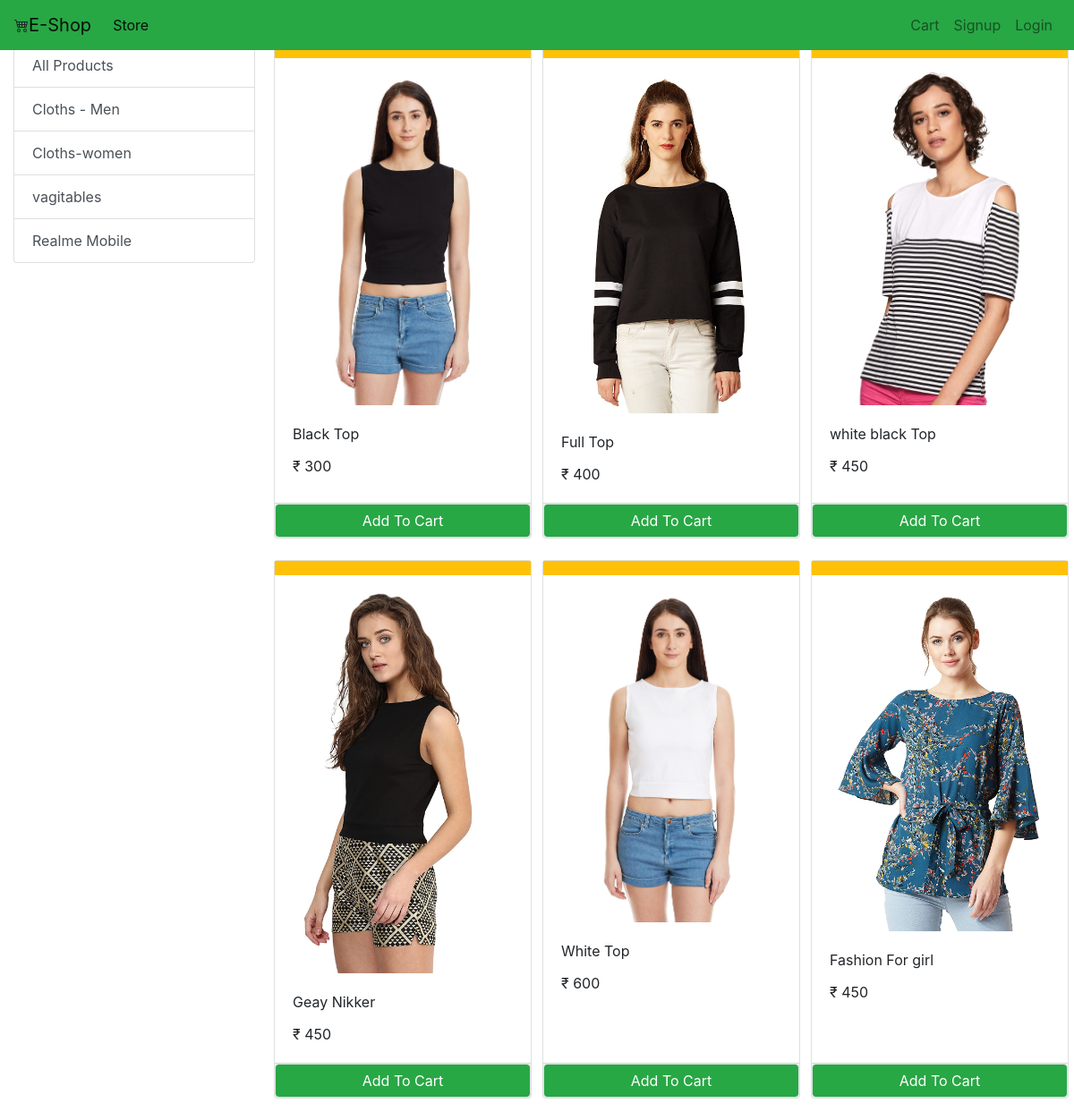
The app's page /?category=2 with its own data.
### store/models/category.py (models this page shows, shortened)
class Category(models.Model):
    name = models.CharField(max_length=20)
    @staticmethod
    def get_all_category():
        return Category.objects.all()

### store/models/product.py (models this page shows, shortened)
class Product(models.Model):
    name = models.CharField(max_length=50)
    price = models.IntegerField(default=0)
    category = models.ForeignKey(Category,on_delete=models.CASCADE,default=1)
    description = models.CharField(max_length=200,default='',null=True,blank=True)
    image = models.ImageField(upload_to='uploads/products/')
    @staticmethod
    def get_all_products_by_categoryid(category_id):
        if category_id:
            return Product.objects.filter(category = category_id)
        else:
            return Product.get_all_products()

### store/views.py (the view, shortened to what this page needs)
# urls.py: path('',views.index),
def index(request):
    cart = request.session.get('cart')
    if not cart:
        request.session['cart'] = {}
    product = None
    categories = Category.get_all_category()
    categoryID = request.GET.get('category')
    if categoryID:
        product = Product.get_all_products_by_categoryid(categoryID)
    else:
        product = Product.get_all_products()
    data = {}
    data['products'] = product
    data['categories'] = categories
    print('you are : ', request.session.get('email'))
    ''' take the product id in front end '''
    return render(request, 'index.html', data)

### store/templatetags/cart.py (called while the page is built)
@register.filter(name='is_in_cart')
def is_in_cart(product,cart):
    keys = cart.keys()
    for id in keys:
        try:
            if int(id) == product.id:
                return True
        except:
            pass
    return False

### store/templatetags/custom_filter.py (called while the page is built)
@register.filter(name='currency')
def currency(number):
    return "₹ "+str(number)

### templates/index.html (shortened to what this page needs)
{% extends 'base.html' %}
{% block body %}
{% load cart %}
{% load custom_filter %}
<div class="container-fluid">
    <div class="row mt-5">
        <div class="col-lg-3 mx-auto">
            <div class="list-group">
                <a href="/" class="list-group-item list-group-item-action ">All Products</a>
                {% for category in categories%}
                <a href="/?category={{category.id}}"
                   class="list-group-item list-group-item-action ">{{category.name}}</a>
                {% endfor %}
            </div>
        </div>
        <div id="products" class="col-lg-9 mx-auto">
            <div class="row" mx-auto>
                {% for product in products %}
                <div class="card mx-auto mb-4" id="{{product.id}}" style=" width: 18rem;">
                    <div class="shadow-none p-2 mb-3 bg-warning "></div>
                    <img src="{{ product.image.url }}" class="card-img-top" alt="Card image loding..">
                    <div class="card-body">
                        <p class="card-title">{{product.name}}</p>
                        <p class="card-text">{{product.price|currency}}</p>
                    </div>
                    <div class="card-footer p-0 no-gutters">
                        {% if product|is_in_cart:request.session.cart %}
                        <div class="row no-gutters">
                            <form action="/#{{product.id}}" method="post" class="col-2">
                                {% csrf_token %}
                                <input type="text" hidden name="product" value="{{product.id}}">
                                <input type="text" hidden name="remove" value="True">
                                <input type="submit" value=" - " class="btn btn-block btn-secondary">
                            </form>
                            <div class="text-center col ">{{ product | cart_quantity:request.session.cart }} in cart</div>
                            <form action="/#{{product.id}}" method="post" class="col-2">
                                {% csrf_token %}
                                <input type="text" hidden name="product" value="{{product.id}}">
                                <input type="submit" value=" + " class="btn btn-block btn-secondary">
                            </form>
                        </div>
                        {% else %}
                        <form action="/#{{product.id}}" method="post" class="btn-block">
                            <input type="submit" class="float-right btn btn-success
                                          border form-control" value="Add To Cart">
                        </form>
                        {% endif %}
                    </div>
                </div>
                {% endfor %}
            </div>
        </div>
    </div>
</div>
{% endblock %}

### records on screen
Category: name "Cloths - Men"
Category: name "Cloths-women"
Category: name "vagitables"
Category: name "Realme Mobile"
Product: image (picture), name "Black Top", price "₹ 300"
Product: image (picture), name "Full Top", price "₹ 400"
Product: image (picture), name "white black Top", price "₹ 450"
Product: image (picture), name "Geay Nikker", price "₹ 450"
Product: image (picture), name "White Top", price "₹ 600"
Product: image (picture), name "Fashion For girl", price "₹ 450"
